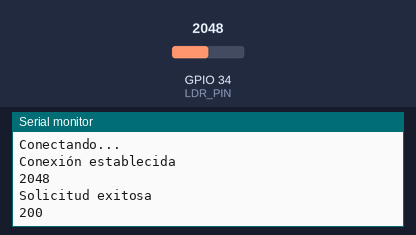
A sketch run on a simulated ESP32. Shown: the last lines printed to the serial monitor. Inputs (shaded band) come from the test bench; at power-on: GPIO 34 (LDR_PIN) = 2048. WiFi joins after 1.5 s; servers stay silent unless stated; uploads are accepted with an empty reply.

Above: at 3.2 s.
3.3 s: GPIO 34 (LDR_PIN) set to 2866
At 8.6 s:
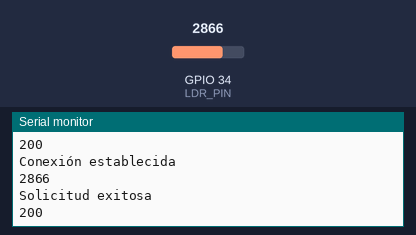
9.1 s: GPIO 34 (LDR_PIN) set to 3603
At 13.8 s:
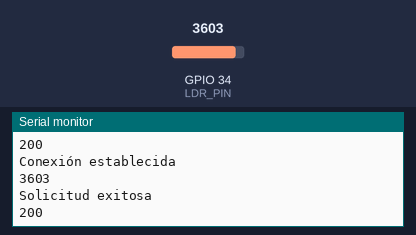
Timing chart, 0 to 15.3 s (numbered marks = the images above; inputs shaded):
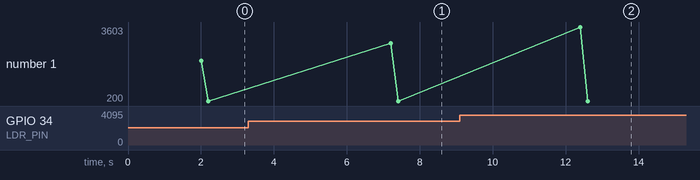

The sketch:

HackUPC-ESP32.ino
```cpp
#include "config.h" // Incluye el archivo config.h que acabamos de crear
#include <HTTPClient.h>

#include <WiFi.h>

void setup() {
  Serial.begin(115200);
  pinMode(LDR_PIN, INPUT);

  Serial.println("Conectando a Wi-Fi");
  WiFi.begin(ssid, password);

  while (WiFi.status() != WL_CONNECTED) {
    delay(1000);
    Serial.println("Conectando...");
  }
}

void loop() {
  Serial.println("Conexión establecida");
  int sensorValue = analogRead(LDR_PIN);
  Serial.println(sensorValue);
  if (WiFi.status() == WL_CONNECTED) {
    HTTPClient http;

    http.begin(serverAddress);

    String jsonPayload = "{";
    jsonPayload += "\"value\": ";
    jsonPayload += sensorValue;
    jsonPayload += "}";

    // Configurar la cabecera de la solicitud POST
    http.addHeader("Content-Type", "application/json");

    // Realizar la solicitud POST con el JSON
    int httpResponseCode = http.POST(jsonPayload);

    if (httpResponseCode > 0) {
      String response = http.getString();
      Serial.println("Solicitud exitosa");
      Serial.println(httpResponseCode);
      Serial.println(response);
    } else {
      Serial.println("Error en la solicitud:");
      Serial.println(httpResponseCode);
    }

    // Cierra la conexión
    http.end();
  } else {
    Serial.println("Error en la conexión a Wi-Fi");
  }

  delay(5000); // Espera 5 segundos antes de realizar la siguiente solicitud
}
```

config.h
```cpp
#ifndef CONFIG_H
#define CONFIG_H

// Configuración de WiFi
const char *ssid = "HACKUPC2024B";
const char *password = "Biene2024!";

// Configuración de IP del servidor
const char *serverAddress = "http://10.192.230.83:5000/light/create";

// Pin del sensor LDR
const int LDR_PIN = 34;

#endif
```

Measured:
- after the input at 3.3 s, the serial monitor: prints a new line after 3.9 s (image 1)
- after the input at 9.1 s, the serial monitor: prints a new line after 3.3 s (image 2)
